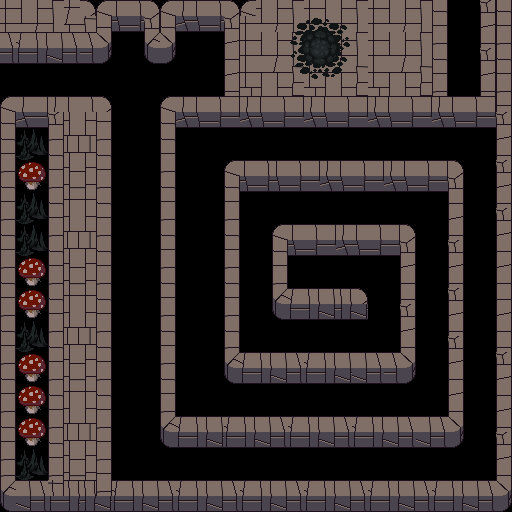

Rendered tile map (Tiled .tmx) drawn with the repository's tilesets; below, a short description and the map source with its tile grids summarised:
An orthogonal 32x32 tile map with 16x16 px tiles, 2 tile layers (Walls, Spawns), 1 hidden layer not drawn, 2 tilesets and 7 objects.

<map version="1.4" tiledversion="1.4.1" orientation="orthogonal" renderorder="right-down" width="32" height="32" tilewidth="16" tileheight="16" infinite="0" nextlayerid="8" nextobjectid="9">
 <tileset firstgid="1" name="tile_indoors" tilewidth="16" tileheight="16" tilecount="132" columns="11">
  <image source="tile_indoors.png" trans="ffffff" width="176" height="192" />
 </tileset>
 <tileset firstgid="133" name="tile_terrain" tilewidth="16" tileheight="16" tilecount="4096" columns="64">
  <image source="tile_terrain.png" width="1024" height="1024" />
 </tileset>
 <layer id="1" name="Floor" width="32" height="32" visible="0">
  <properties>
   <property name="tilesheet" value="terrain" />
  </properties>
  <data>[1024 cells, 1024 non-empty, 43 distinct tile ids]</data>
 </layer>
 <objectgroup id="5" name="Interactions">
  <object id="1" x="288" y="256" width="32.3333" height="32">
   <properties>
    <property name="goToX" type="int" value="456" />
    <property name="goToY" type="int" value="42" />
    <property name="isTeleporter" type="bool" value="true" />
   </properties>
  </object>
  <object id="3" x="447.5" y="64.5" width="32.5" height="31.25">
   <properties>
    <property name="goToX" type="int" value="324" />
    <property name="goToY" type="int" value="262" />
    <property name="isTeleporter" type="bool" value="true" />
   </properties>
  </object>
  <object id="4" x="1" y="44" width="15.6667" height="62">
   <properties>
    <property name="goToMap" value="southwestArea_tmx" />
    <property name="goToX" type="int" value="480" />
    <property name="goToY" type="int" value="248" />
    <property name="isDoor" type="bool" value="true" />
   </properties>
  </object>
  <object id="5" x="440.909" y="0.272727" width="44.5455" height="15.4545">
   <properties>
    <property name="goToMap" value="northeastArea_tmx" />
    <property name="goToX" type="int" value="456" />
    <property name="goToY" type="int" value="470" />
    <property name="isDoor" type="bool" value="true" />
   </properties>
  </object>
  <object id="6" x="208.182" y="47.4545" width="17" height="33">
   <properties>
    <property name="goToMap" value="startingAreaRoom_tmx" />
    <property name="goToX" type="int" value="194" />
    <property name="goToY" type="int" value="248" />
    <property name="isDoor" type="bool" value="true" />
   </properties>
  </object>
  <object id="7" x="302.27" y="29.0775" width="40.5732" height="38.5445">
   <properties>
    <property name="enemyType" value="spectre" />
    <property name="isSpawn" type="bool" value="true" />
   </properties>
  </object>
  <object id="8" x="18.2909" y="0.932412" width="67.5561" height="63.0523">
   <properties>
    <property name="music" value="ambientalTheme" />
   </properties>
   <ellipse />
  </object>
 </objectgroup>
 <layer id="4" name="Walls" width="32" height="32">
  <properties>
   <property name="cannotPass" type="bool" value="true" />
   <property name="tilesheet" value="terrain" />
  </properties>
  <data>[1024 cells, 612 non-empty, 65 distinct tile ids]</data>
 </layer>
 <layer id="7" name="Spawns" width="32" height="32">
  <properties>
   <property name="tilesheet" value="terrain" />
  </properties>
  <data>[1024 cells, 16 non-empty, 16 distinct tile ids]</data>
 </layer>
</map>
